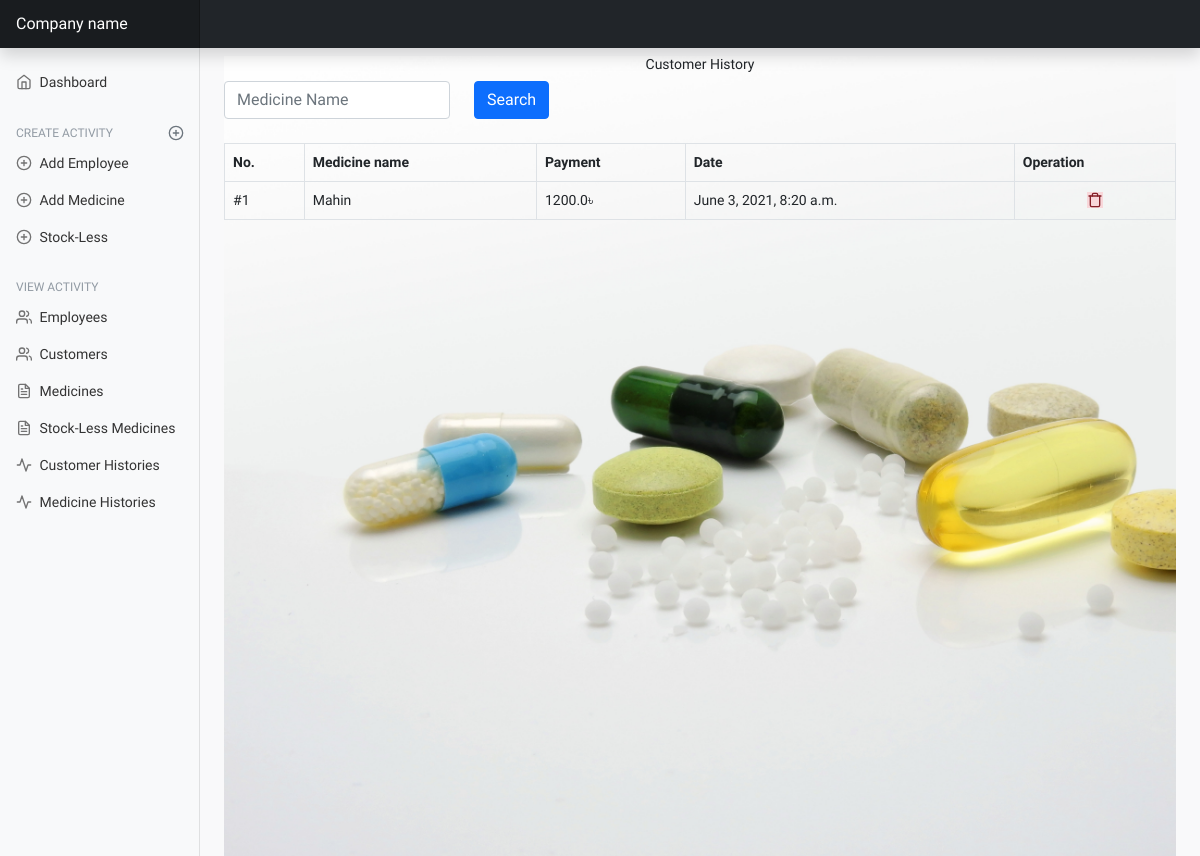
Screenshot of /customer-histories/ with the database file from the repository.
### mainApp/models/customer.py (models this page shows, shortened)
class CustomerHistory(TimeStamp):
    name = models.ForeignKey(Customer, on_delete=models.SET_NULL, blank=True, null=True)
    payment = models.FloatField(default=0.0)
    class Meta:
        ordering = ('-created_at',)
        verbose_name_plural = "Customers Histories"

class Customer(Common, TimeStamp):
    customer_name = models.CharField(max_length=255)
    medicine_price = models.FloatField(default=0.0)
    payment = models.FloatField(blank=True, default=0.0, null=True)
    payment_at_a_time = models.FloatField(default=0)
    def __str__(self):
        return self.customer_name
    class Meta:
        ordering = ('-updated_at',)

### mainApp/views/customer_view.py (the view)
# urls.py: path('customer-histories/', customer_view.CustomerHistoryView.as_view(), name='customer-histories'),
class CustomerHistoryView(View):
    def get(self, request):
        history = CustomerHistory.objects.all()
        search = request.GET.get('q')
        if search:
            history = MedicineHistory.objects.filter(
                Q(created_at__icontains=search) | Q(name__customer_name__iscontains=search)
            ).distinct()
        page = request.GET.get('page', 1)
        paginator = Paginator(history, per_page=5)
        try:
            all_history = paginator.page(page)
        except PageNotAnInteger as e:
            all_history = paginator.page(1)
        except EmptyPage:
            all_history = Paginator.page(paginator.num_pages)
        return render(request, 'customer/customer_history.html', {
            'histories': all_history,
        })

### mainApp/templates/customer/customer_history.html (shortened to what this page needs)
{% extends 'base.html' %}
{% load static %}
{% block content %}
    <div style='background: url("{% static 'images/medicine-list.jpg' %}");background-repeat: no-repeat;
            background-size: cover;
            min-height: 100vh;
            '>
        <h6 class="text-center mt-2" style="font-family: 'Pattaya', sans-serif;">Customer History</h6>
        <div class="col-lg-6 col-md-6 col-sm-12 text-center mb-4 align-items-center">
            <form class="row mb-4" method="GET">
                <div class="col-md-6">
                    <input type="text" name="q" class="form-control" placeholder="Medicine Name"
                           aria-label="First name">
                </div>
                <div class="col-md-2">
                    <input type="submit" class="btn btn-primary" VALUE="Search"/>
                </div>
            </form>
        </div>
        <table id="example" class="table table-bordered" style="width:100%">
            <thead>
            <tr>
                <th>No.</th>
                <th>Medicine name</th>
                <th>Payment</th>
                <th>Date</th>
                <th>Operation</th>
            </tr>
            </thead>
            <tbody id="tbody">
            {% for history in histories %}
                <tr>
                    <td>#{{ forloop.counter }}</td>
                    <td>{{ history.name }}</td>
                    <td>{{ history.payment }}৳</td>
                    <td>{{ history.created_at }}</td>
                    <td style="text-align: center">
                        <a href="{% url 'customer-histories-delete' history.id %}">
                            <span class="alert-danger" data-feather="trash"></span>
                        </a>
                    </td>
                </tr>
            {% endfor %}
            </tbody>
        </table>
    </div>
{% endblock content %}

### mainApp/static/dashboard/dashboard.css (style rules this page uses)
body { font-size: .875rem; }
.feather { width: 16px; height: 16px; vertical-align: text-bottom; }

### mainApp/static/table/profile.css (style rules this page uses)
body { background-color: #f9f9fa }
h6 { font-size: 14px }

### mainApp/templates/base.html (style rules this page uses)
body { font-family: 'Pattaya', sans-serif; font-family: 'Reggae One', cursive; }

### rows the page displays
CustomerHistory: name "Mahin", payment "1200.0", created_at "June 3, 2021, 8:20 a.m."
